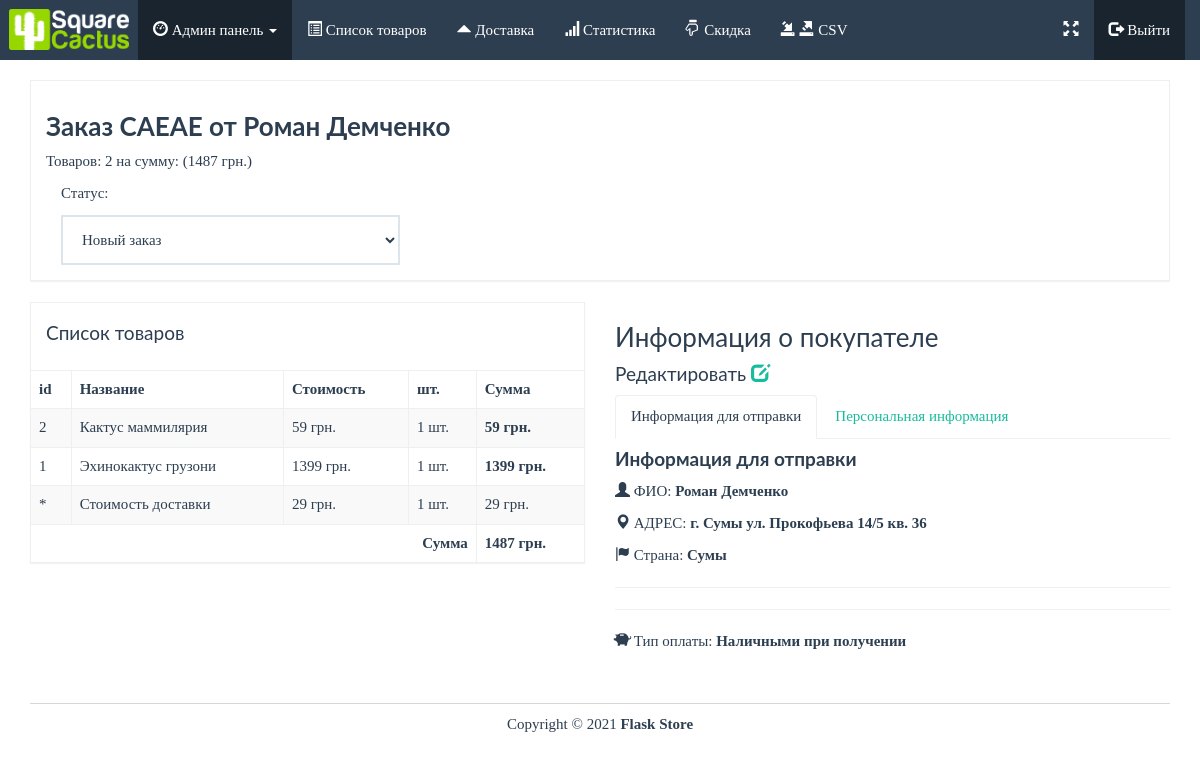
The page /admin/order/1 (signed in) on the database its author committed.
### app.py (models this page shows)
class Order(db.Model):
    id = db.Column(db.Integer, primary_key=True)
    reference = db.Column(db.String(5))
    first_name = db.Column(db.String(20))
    last_name = db.Column(db.String(20))
    phone_number = db.Column(db.Integer)
    email = db.Column(db.String(50))
    address = db.Column(db.String(100))
    city = db.Column(db.String(100))
    state = db.Column(db.String(20))
    country = db.Column(db.String(20))
    status = db.Column(db.String(10))
    payment_type = db.Column(db.String(10))
    items = db.relationship('Order_Item', backref='order', lazy=True)
    def order_total(self):
        ship_price = Shipping.query.first()
        shipping = ship_price.price
        return db.session.query(db.func.sum(Order_Item.quantity * Product.price)).join(Product).filter(Order_Item.order_id == self.id).scalar() + shipping
    def quantity_total(self):
        return db.session.query(db.func.sum(Order_Item.quantity)).filter(Order_Item.order_id == self.id).scalar()

class Shipping(db.Model):
    id = db.Column(db.Integer, primary_key=True)
    price = db.Column(db.Integer)

class Order_Item(db.Model):
    id = db.Column(db.Integer, primary_key=True)
    order_id = db.Column(db.Integer, db.ForeignKey('order.id'))
    product_id = db.Column(db.Integer, db.ForeignKey('product.id'))
    quantity = db.Column(db.Integer)

class Product(db.Model):
    id = db.Column(db.Integer, primary_key=True)
    name = db.Column(db.String(50))
    price = db.Column(db.Integer)
    stock = db.Column(db.Integer)
    description = db.Column(db.String(500))
    image = db.Column(db.String(100), nullable=True)
    image2 = db.Column(db.String(100), nullable=True)
    image3 = db.Column(db.String(100), nullable=True)
    image4 = db.Column(db.String(100), nullable=True)
    order = db.relationship('Order_Item', backref='product', lazy=True)
    title = db.Column(db.String(50), nullable=True)
    keyw = db.Column(db.String(150), nullable=True)
    desc = db.Column(db.String(200), nullable=True)

### app.py (the view)
@app.route('/admin/order/<order_id>', methods=['GET', 'POST'])
@login_required
def order(order_id):
    ship_price = Shipping.query.first()
    shipping = ship_price.price
    order = Order.query.filter_by(id=int(order_id)).first()
    if request.method == 'POST':
        order.status = request.form['status']
        db.session.commit()
    return render_template('admin/view-order.html', order=order, shipping=shipping, admin=True)

### templates/admin/view-order.html (shortened to what this page needs)
{% extends "base.html" %}
{% block body %}
<div class="row pad">
	<div class="col-lg-12">
		<div class="panel panel-default">
			<div class="panel-body">
				<h3 class="bold">Заказ {{ order.reference }} от {{ order.first_name + ' ' + order.last_name }}</h3>
				 <p>Товаров: {{ order.quantity_total() }} на сумму: ({{ order.order_total() }} грн.)</p>
				<div class="col-lg-4">
                    <form method="post" id="change_status">
                    <p>Статус:</p>
    <select class="form-control" onchange="this.form.submit()" id="exampleFormControlSelect1" name="status">
      <option value="{{ order.status }}">{{ order.status }}</option>
    </select>
                </form>
                </div>
			</div>
		</div>
	</div>
</div>
<div class="row">
	<div class="col-lg-6">
		<div class="panel panel-default">
			<div class="panel-body">
				<h4>Список товаров</h4>
			</div>
			<div class="table-responsive">
				<table class="table table-striped table-bordered">
					<thead>
						<tr>
							<th>id</th><th>Название</th><th>Стоимость</th><th>шт.</th><th>Сумма</th>
						</tr>
					</thead>
					<tbody>
						{% for item in order.items %}
                        <tr>
							<td>{{ item.product_id }}</td>
							<td>{{ item.product.name }}</td>
							<td>{{ item.product.price }} грн.</td>
							<td>{{ item.quantity }} шт.</td>
							<th>{{ item.product.price * item.quantity}} грн.</th>
						</tr>
                        {% endfor %}
                    <tr>
							<td>*</td>
							<td>Стоимость доставки</td>
							<td>{{ shipping }} грн.</td>
							<td>1 шт.</td>
							<td>{{ shipping }} грн.</td>
						</tr>
					</tbody>
					<tfoot>
						<tr>
							<th colspan="4" class="text-right">Сумма</th>
							<th>{{ order.order_total() }} грн.</th>
						</tr>
					</tfoot>
				</table>
			</div>
		</div>
	</div>
	<div class="col-lg-6">
		<h3 class="strong">Информация о покупателе</h3>
        <h4>Редактировать <a href="{{ url_for('edit_order', id=order.id) }}"><i class="glyphicon glyphicon-edit "></i></a></h4>
		<div role="tabpanel">
			<ul class="nav nav-tabs" role="tablist">
				<li role="presentation" class="active">
					<a href="#shipping" aria-controls="shipping" role="tab" data-toggle="tab">Информация для отправки</a>
				</li>
				<li role="presentation">
					<a href="#details" aria-controls="details" role="tab" data-toggle="tab">Персональная информация</a>
				</li>
			</ul>
			<div class="tab-content">
				<div role="tabpanel" class="tab-pane active" id="shipping">
					<h4 class="bold">Информация для отправки</h4>
					<p><i class="glyphicon glyphicon-user"></i> ФИО: <strong>{{ order.first_name + ' ' + order.last_name }}</strong></p>
					<p><i class="glyphicon glyphicon-map-marker"></i> АДРЕС:
						<strong>{{ order.address }}</strong>
					</p>
					<p><i class="glyphicon glyphicon-flag"></i> Страна: <strong>{{ order.city}}</strong></p>
					<hr />
					<hr />
					<p>
						<i class="glyphicon glyphicon-piggy-bank"></i>
						Тип оплаты: <strong>{{ order.payment_type }}</strong>
					</p>
				</div>
			</div>
		</div>
	</div>
</div>
{% endblock %}

### static/css/styles.css (style rules this page uses)
body { font-family: Ubuntu, verdana, georgia, serif, sans-serif; }
a, a:hover, a:active, a:focus, a:visited { text-decoration: none; }
.bold { font-weight: bolder !important; }
table { width: 100%; }
div.panel, .btn, .navbar { border-radius: 0; }
.form-control { border-radius: 0; height: 50px; }
.pad { margin-top: 10px !important; }
div.panel-body { padding-top: 10px; }
.active { border:none!important; }

### rows shown on the page
Order: reference "CAEAE", first_name+last_name "Роман Демченко", status "Новый заказ", address "г. Сумы ул. Прокофьева 14/5 кв. 36", city "Сумы", payment_type "Наличными при получении"
Shipping: order_total "1487"
Order_Item: product_id "2", product.name "Кактус маммилярия", product.price "59", quantity "1", item.product.price*item.quantity "59"
Order_Item: product_id "1", product.name "Эхинокактус грузони", product.price "1399", quantity "1", item.product.price*item.quantity "1399"

### other values the page prints
{{ order.quantity_total() }} "2"
{{ shipping }} "29"
